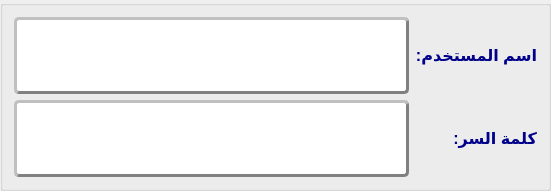
  <widget class="QGroupBox" name="groupBox">
   <property name="geometry">
    <rect>
     <x>50</x>
     <y>140</y>
     <width>551</width>
     <height>191</height>
    </rect>
   </property>
   <property name="styleSheet">
    <string notr="true"/>
   </property>
   <property name="title">
    <string/>
   </property>
   <layout class="QGridLayout" name="gridLayout_4">
    <item row="0" column="1">
     <widget class="QLabel" name="label_6">
      <property name="maximumSize">
       <size>
        <width>130</width>
        <height>16777215</height>
       </size>
      </property>
      <property name="font">
       <font>
        <pointsize>12</pointsize>
        <weight>75</weight>
        <bold>true</bold>
       </font>
      </property>
      <property name="styleSheet">
       <string notr="true">color:darkblue;</string>
      </property>
      <property name="text">
       <string>اسم المستخدم:</string>
      </property>
     </widget>
    </item>
    <item row="1" column="1">
     <widget class="QLabel" name="label_7">
      <property name="maximumSize">
       <size>
        <width>130</width>
        <height>16777215</height>
       </size>
      </property>
      <property name="font">
       <font>
        <pointsize>12</pointsize>
        <weight>75</weight>
        <bold>true</bold>
       </font>
      </property>
      <property name="styleSheet">
       <string notr="true">color:darkblue;</string>
      </property>
      <property name="text">
       <string>كلمة السر:</string>
      </property>
     </widget>
    </item>
    <item row="0" column="0" rowspan="2">
     <layout class="QVBoxLayout" name="verticalLayout_2">
      <item>
       <widget class="QTextEdit" name="LE_userName">
        <property name="styleSheet">
         <string notr="true">
                                        background-color:White;
                                        border-style: outset;
                                        border-width: 3px;
                                        border-radius: 5px;
                                        border-color: Gray;
                                        min-width: 6em;
                   					    color:black;
                                        </string>
        </property>
       </widget>
      </item>
      <item>
       <widget class="QTextEdit" name="LE_password">
        <property name="styleSheet">
         <string notr="true">
                                        background-color:White;
                                        border-style: outset;
                                        border-width: 3px;
                                        border-radius: 5px;
                                        border-color: Gray;
                                        min-width: 6em;
                   					    color:black;
                                        </string>
        </property>
       </widget>
      </item>
     </layout>
    </item>
   </layout>
  </widget>
